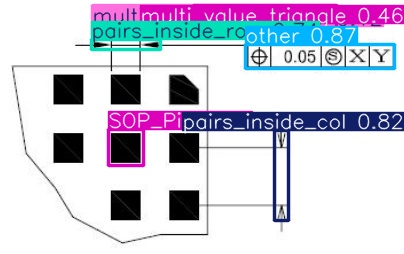
#> input picture package_core/PackageExtract/BGA_Function/runs/detect/predict14/view.jpg, 404 x 254 px; its folder holds only this picture in this run
$ python -i Segment_function.py   (imports and definitions only)
#> lines starting #> are read from the running program, lines starting #| are printed output that depends on the picture
#> further down, picture is the input picture: shape (254, 404, 3); mean B, G, R 219, 203.8, 204.4
import cv2
import numpy as np
import os
import shutil
import json
from PIL import Image

# [63 lines left out: functions increment, get_neighbours, dfs, find_contour, not called in this run]

def morphological_treatment(img):
    """
    对图像进行形态学处理
    :param img:
    :return:
    """
    ret, thresh = cv2.threshold(img, 200, 255, cv2.THRESH_BINARY)
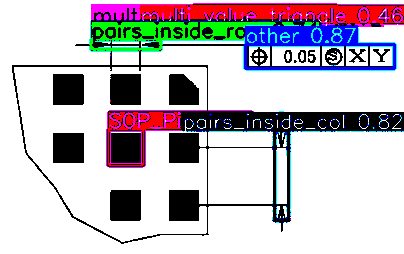
#> thresh: shape (254, 404, 3); mean B, G, R 196.2, 188.4, 194
    # 像素反转
    inverted = cv2.bitwise_not(thresh)
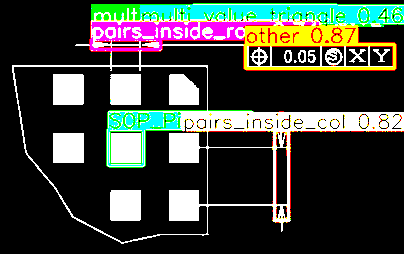
#> inverted: shape (254, 404, 3); mean B, G, R 58.8, 66.6, 61
    # 膨胀
    kernel = np.ones((3, 3), np.uint8)
    dilated_image = cv2.dilate(inverted, kernel, iterations=6)
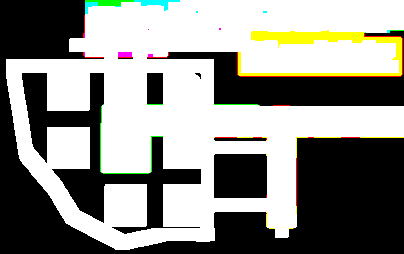
#> dilated_image: shape (254, 404, 3); mean B, G, R 135.7, 142, 141.6
    # 边缘检测
    edges = cv2.Canny(dilated_image, 50, 150)
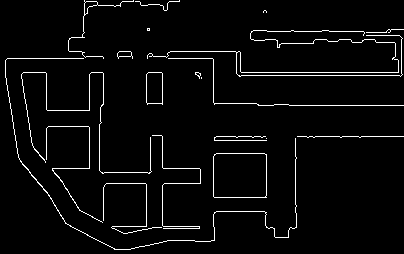
#> edges: shape (254, 404); 3.7% white in thin lines or dots

    return edges, dilated_image

# [276 lines left out: functions np_where, side_combined, empty_file, move_files, calculate_intersection, merge_rectangles and 6 more, not called in this run]

>>> import cv2
>>> picture = cv2.imread('package_core/PackageExtract/BGA_Function/runs/detect/predict14/view.jpg')
>>> result = morphological_treatment(picture)
